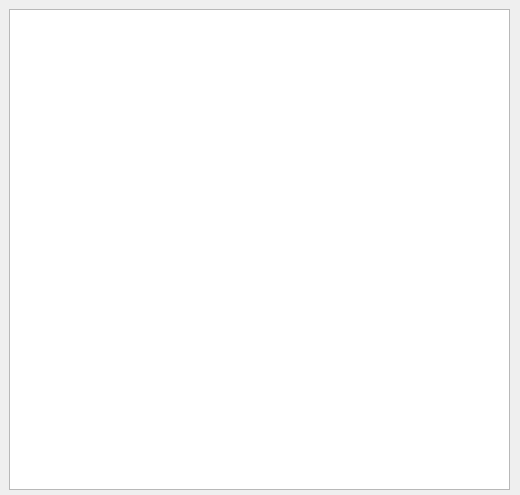
<?xml version="1.0" encoding="UTF-8"?>
<ui version="4.0">
 <class>help</class>
 <widget class="QWidget" name="help">
  <property name="geometry">
   <rect>
    <x>0</x>
    <y>0</y>
    <width>520</width>
    <height>495</height>
   </rect>
  </property>
  <property name="sizePolicy">
   <sizepolicy hsizetype="Fixed" vsizetype="Fixed">
    <horstretch>0</horstretch>
    <verstretch>0</verstretch>
   </sizepolicy>
  </property>
  <property name="minimumSize">
   <size>
    <width>520</width>
    <height>495</height>
   </size>
  </property>
  <property name="maximumSize">
   <size>
    <width>522</width>
    <height>496</height>
   </size>
  </property>
  <property name="windowTitle">
   <string>Help</string>
  </property>
  <widget class="QTextBrowser" name="textBrowser">
   <property name="geometry">
    <rect>
     <x>9</x>
     <y>9</y>
     <width>501</width>
     <height>481</height>
    </rect>
   </property>
  </widget>
 </widget>
 <resources/>
 <connections/>
</ui>
